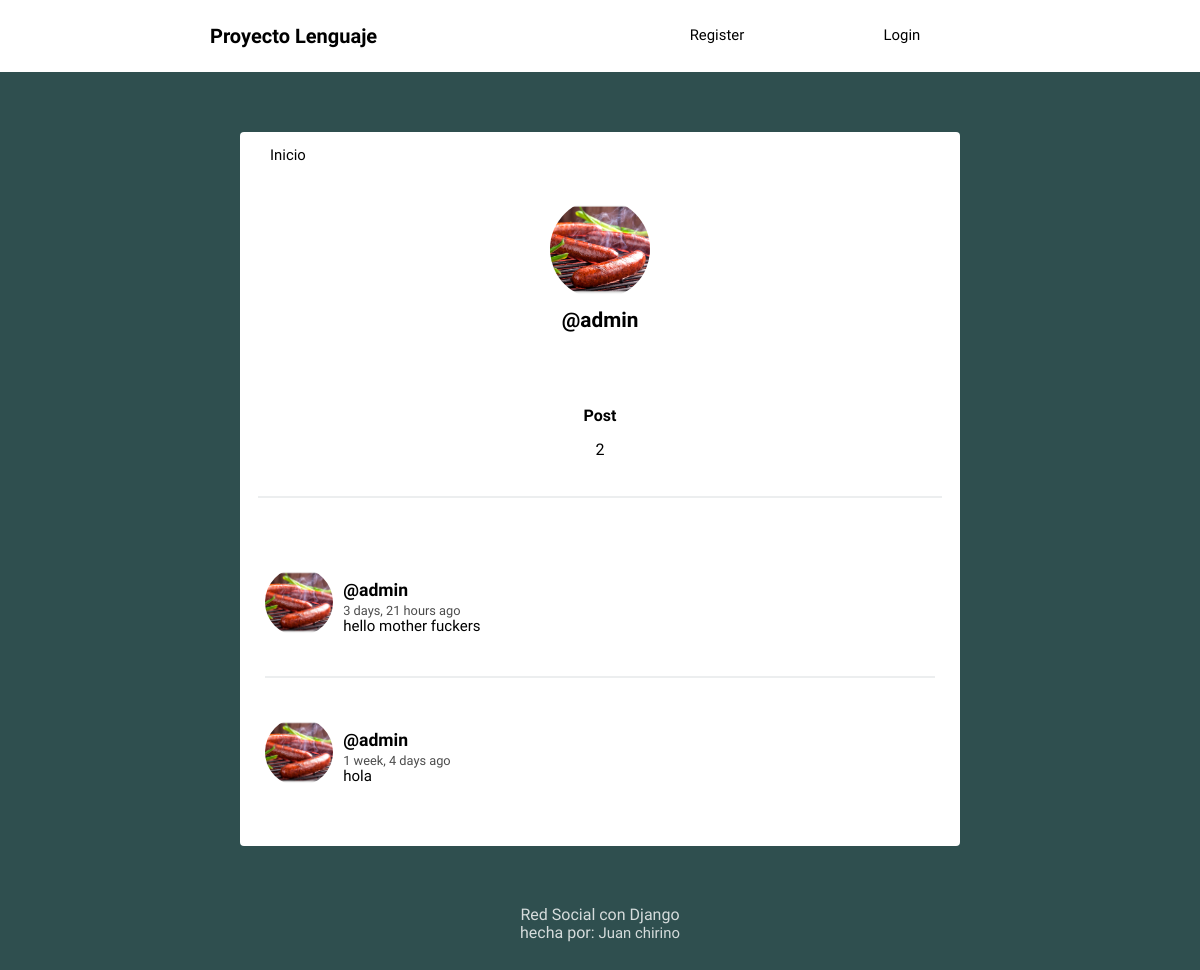
Page /profile/admin/ on the committed database.
### Social/models.py (models this page shows, shortened)
class Profile(models.Model):
 user = models.OneToOneField(User, on_delete = models.CASCADE)
 imagen = models.ImageField(default='carnicas-sabores6.png')

class Post(models.Model):
  user = models.ForeignKey(User, on_delete = models.CASCADE, related_name = 'post')
  timestamp = models.DateTimeField(default=timezone.now)
  content = models.TextField()
  class Meta:
  	ordering = ['-timestamp']

### Social/views.py (the view)
# urls.py: path('profile/', views.profile, name='profile'),
def profile(request, username=None):
 current_user = request.user
 if username and username != current_user.username:
  user = User.objects.get(username=username)
  post = user.post.all()
 else:
  post = current_user.post.all()
  user = current_user
 return render(request,'social/profile.html', {'user': user, 'post': post})

### Social/templates/social/profile.html
{% extends 'social/feed.html' %}
{% block content %}
<div class="profile">
	<img src="{{user.profile.imagen.url}}">
	<h2>@{{ user.username }}</h2>
</div>
<div class="follow">
	<div>
		<h5>Post</h5>
		<p>{{ user.post.count }}</p>
	</div>
</div>
{{ block.super }}
{% endblock %}

### Social/templates/social/feed.html (shortened to what this page needs)
{% extends 'social/layout.html' %}
{% load humanize %}
{% block content %}
{% for post in post %}
<article>
    <div class="container-article">
        <img src="{{post.user.profile.imagen.url}}">
        <div>
            <h2 class="username"><a href="{% url 'profile' post.user.username %}">@{{post.user.username}}</a></h2>
            <time data-time="#">{{post.timestamp|naturaltime}}</time>
            <div class="post">{{post.content}}</div>
        </div>
    </div>
</article>
{% endfor %}
{% endblock %}

### Social/static/style.css (style rules this page uses)
body { background: #2F4F4F; font-size: 62.5%; font-family: 'Varela Round', Helvetica, Arial, serif; }
h5 { font-size: 1rem; margin-bottom: 0; }
p { font-size: 1rem; }
img { object-fit: cover; }
a { font-size: .93rem; text-decoration: none; color: black; }
article { width: 93%; margin: auto; padding: 40px 0; border-bottom: 2px solid #ECEEEF; }
.username { margin-bottom: .2rem; }
.username a { font-size: 1.1rem; }
.container-article { display: flex; }
.container-article img { height: 68px; width: 68px; margin-right: 10px; border-radius: 50%; }
article:last-child { border-bottom: 0; }
time { font-size: .8rem; opacity: .7; }
.post { font-size: .94rem; }
.profile { display: flex; align-items: center; flex-direction: column; }
.profile img { height: 100px; width: 100px; margin-right: 10px; border-radius: 50%; margin: 20px; }
.profile h2 { margin-top: -10px; font-size: 1.3rem; }
.follow { display: flex; width: 95%; justify-content: space-around; margin: 30px auto; text-align: center; border-bottom: 2px solid #ECEEEF; padding-bottom: 20px; }

### rows in the picture
Post: user.profile.imagen (picture), user.username "admin", timestamp "3 days, 21 hours ago", content "hello mother fuckers"
Post: user.profile.imagen (picture), user.username "admin", timestamp "1 week, 4 days ago", content "hola"

### other values in the picture
{{ user.username }} "admin"
{{ user.post.count }} "2"
